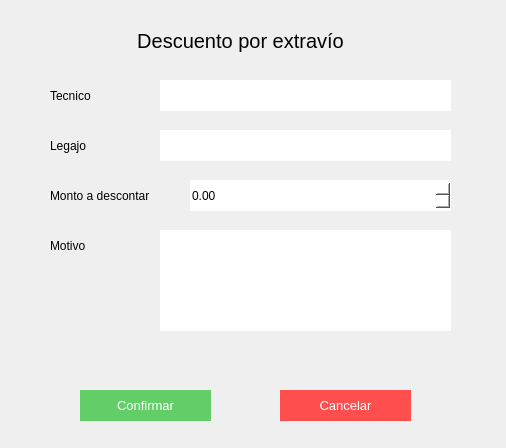
<?xml version="1.0" encoding="UTF-8"?>
<ui version="4.0">
 <class>Form</class>
 <widget class="QWidget" name="Form">
  <property name="geometry">
   <rect>
    <x>0</x>
    <y>0</y>
    <width>506</width>
    <height>448</height>
   </rect>
  </property>
  <property name="windowTitle">
   <string>Form</string>
  </property>
  <widget class="QLabel" name="label_2">
   <property name="geometry">
    <rect>
     <x>70</x>
     <y>20</y>
     <width>341</width>
     <height>41</height>
    </rect>
   </property>
   <property name="styleSheet">
    <string notr="true">font-size:20px;
</string>
   </property>
   <property name="text">
    <string>Descuento por extravío</string>
   </property>
   <property name="alignment">
    <set>Qt::AlignCenter</set>
   </property>
  </widget>
  <widget class="QLineEdit" name="ca_input_1">
   <property name="geometry">
    <rect>
     <x>160</x>
     <y>80</y>
     <width>291</width>
     <height>31</height>
    </rect>
   </property>
   <property name="styleSheet">
    <string notr="true">border:none;
background-color: rgb(255, 255, 255);
font: 11pt &quot;MS Shell Dlg 2&quot;;</string>
   </property>
   <property name="text">
    <string/>
   </property>
  </widget>
  <widget class="QLabel" name="label">
   <property name="geometry">
    <rect>
     <x>50</x>
     <y>80</y>
     <width>71</width>
     <height>31</height>
    </rect>
   </property>
   <property name="styleSheet">
    <string notr="true">font: 11pt &quot;MS Shell Dlg 2&quot;;
text-align:center;</string>
   </property>
   <property name="text">
    <string>Tecnico</string>
   </property>
  </widget>
  <widget class="QLabel" name="label_4">
   <property name="geometry">
    <rect>
     <x>50</x>
     <y>130</y>
     <width>91</width>
     <height>31</height>
    </rect>
   </property>
   <property name="styleSheet">
    <string notr="true">font: 11pt &quot;MS Shell Dlg 2&quot;;
text-align:center;</string>
   </property>
   <property name="text">
    <string>Legajo</string>
   </property>
  </widget>
  <widget class="QPushButton" name="ca_btn_confirmar">
   <property name="geometry">
    <rect>
     <x>80</x>
     <y>390</y>
     <width>131</width>
     <height>31</height>
    </rect>
   </property>
   <property name="styleSheet">
    <string notr="true">background-color: rgb(99, 206, 104);
color:white;
font-size:10pt;
border:none;</string>
   </property>
   <property name="text">
    <string>Confirmar</string>
   </property>
  </widget>
  <widget class="QPushButton" name="ca_btn_cancelar">
   <property name="geometry">
    <rect>
     <x>280</x>
     <y>390</y>
     <width>131</width>
     <height>31</height>
    </rect>
   </property>
   <property name="styleSheet">
    <string notr="true">color:white;
font-size:10pt;
border:none;
background-color:#ff4e4e;</string>
   </property>
   <property name="text">
    <string>Cancelar</string>
   </property>
  </widget>
  <widget class="QLineEdit" name="ca_input_2">
   <property name="geometry">
    <rect>
     <x>160</x>
     <y>130</y>
     <width>291</width>
     <height>31</height>
    </rect>
   </property>
   <property name="styleSheet">
    <string notr="true">border:none;
background-color: rgb(255, 255, 255);
font: 11pt &quot;MS Shell Dlg 2&quot;;</string>
   </property>
   <property name="text">
    <string/>
   </property>
  </widget>
  <widget class="QLabel" name="label_5">
   <property name="geometry">
    <rect>
     <x>50</x>
     <y>180</y>
     <width>131</width>
     <height>31</height>
    </rect>
   </property>
   <property name="styleSheet">
    <string notr="true">font: 11pt &quot;MS Shell Dlg 2&quot;;
text-align:center;</string>
   </property>
   <property name="text">
    <string>Monto a descontar</string>
   </property>
  </widget>
  <widget class="QDoubleSpinBox" name="ca_input_3">
   <property name="geometry">
    <rect>
     <x>190</x>
     <y>180</y>
     <width>261</width>
     <height>31</height>
    </rect>
   </property>
   <property name="styleSheet">
    <string notr="true">border:none;
background-color: rgb(255, 255, 255);
font: 11pt &quot;MS Shell Dlg 2&quot;;</string>
   </property>
   <property name="maximum">
    <double>10000000000.000000000000000</double>
   </property>
  </widget>
  <widget class="QLabel" name="label_6">
   <property name="geometry">
    <rect>
     <x>50</x>
     <y>230</y>
     <width>91</width>
     <height>31</height>
    </rect>
   </property>
   <property name="styleSheet">
    <string notr="true">font: 11pt &quot;MS Shell Dlg 2&quot;;
text-align:center;</string>
   </property>
   <property name="text">
    <string>Motivo</string>
   </property>
  </widget>
  <widget class="QTextEdit" name="ca_input_4">
   <property name="geometry">
    <rect>
     <x>160</x>
     <y>230</y>
     <width>291</width>
     <height>101</height>
    </rect>
   </property>
   <property name="styleSheet">
    <string notr="true">border:none;
background-color: rgb(255, 255, 255);
font: 11pt &quot;MS Shell Dlg 2&quot;;</string>
   </property>
  </widget>
 </widget>
 <resources/>
 <connections/>
</ui>
